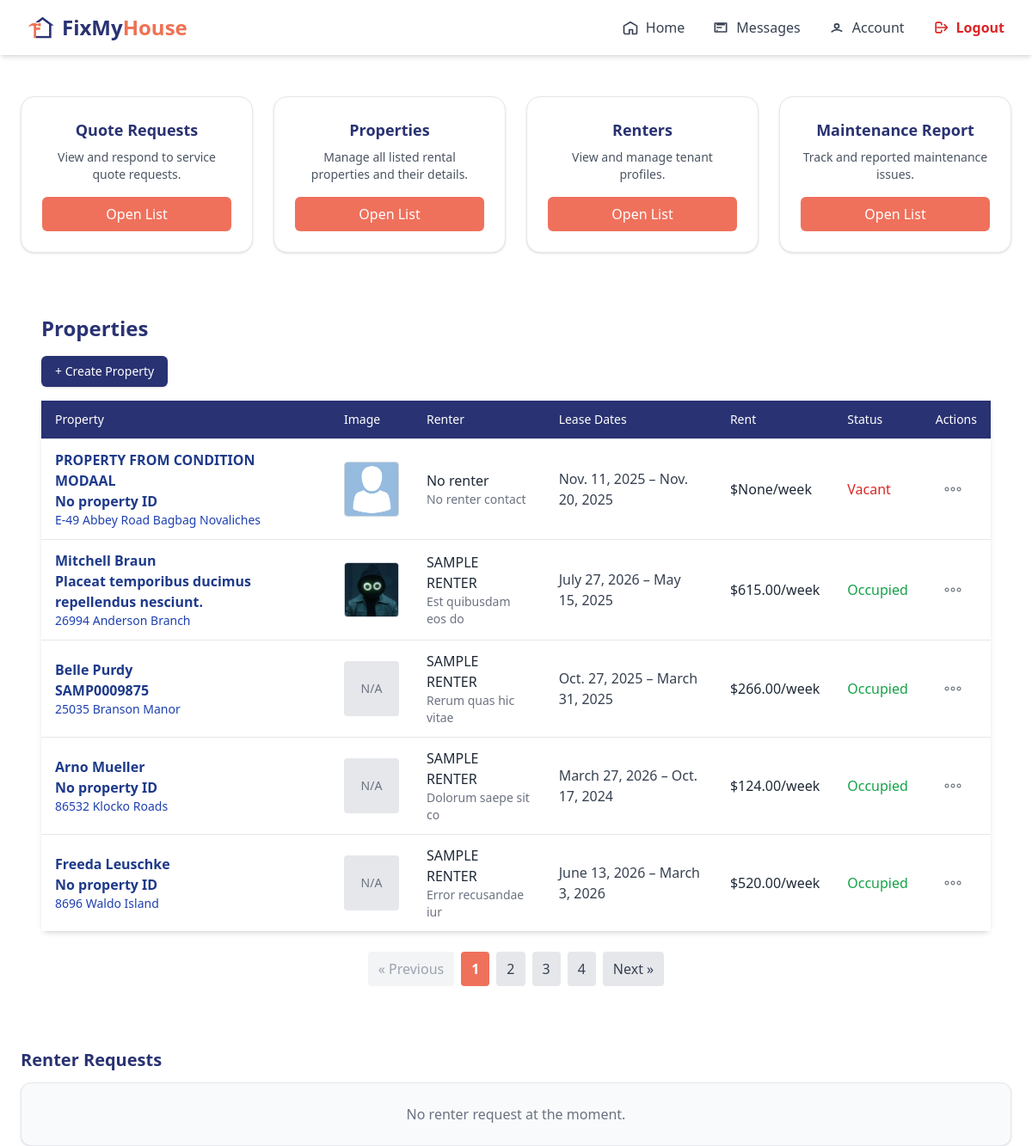
The app's page /agent/home/ (signed in, upper part), older data.
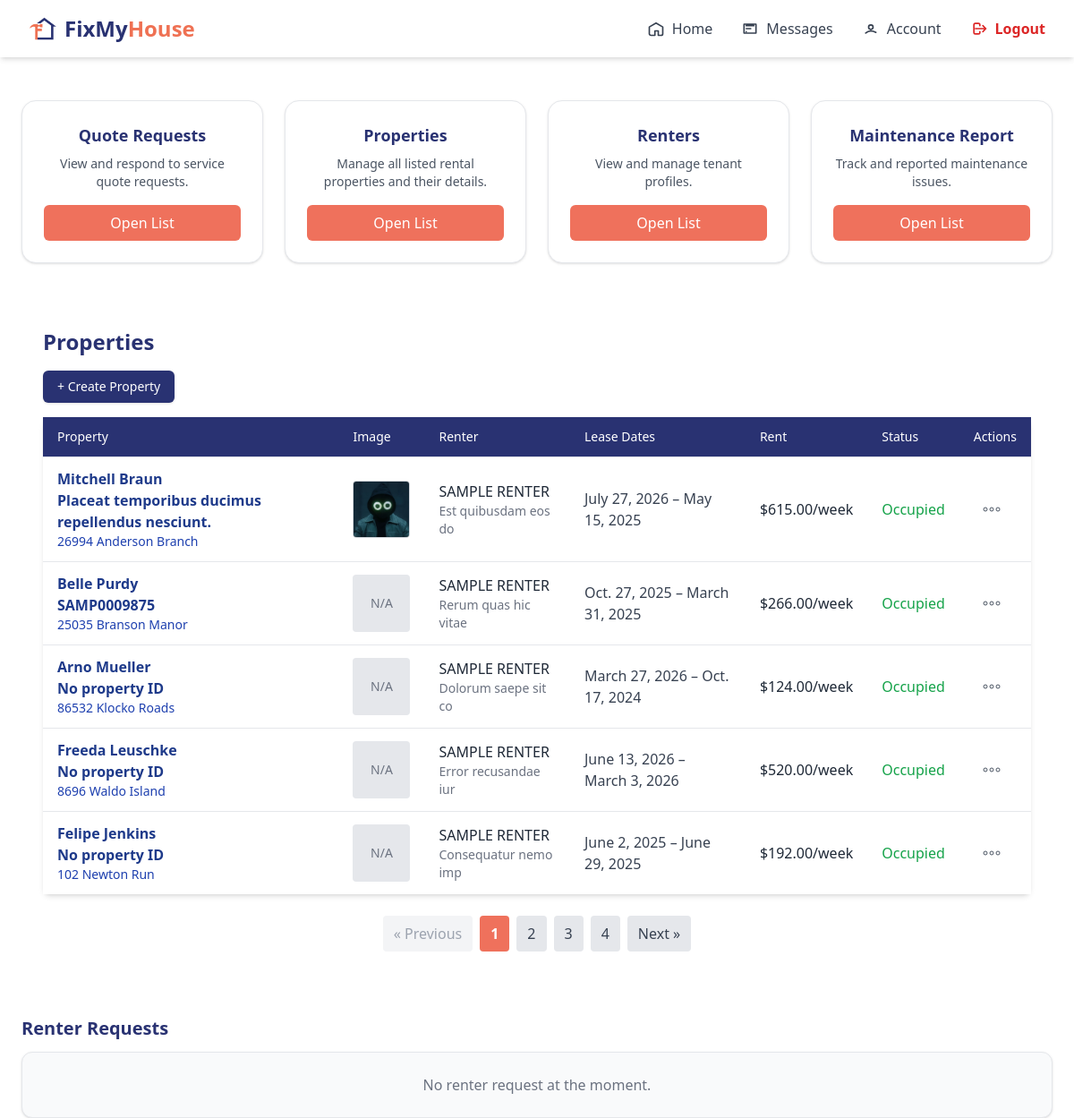
The same page, newer data.
### agent/models/propertyAgent.py (models this page shows, shortened)
class Property(models.Model):
    renter = models.ForeignKey(Renter, on_delete=models.SET_NULL, related_name='rent_property', null=True, blank=True)
    agent = models.ForeignKey(AgentRegister, on_delete=models.CASCADE, null=False, related_name='own_properties')
    property_id = models.CharField(max_length=100, blank=True, null=True)
    ref_number = models.CharField(max_length=100, blank=True, null=True)
    name = models.CharField(max_length=100, blank=True, null=True)
    floor_count = models.PositiveIntegerField(blank=True, null=True)
    state = models.CharField(max_length=100, blank=True, null=True)
    city = models.CharField(max_length=100, blank=True, null=True)
    address = models.TextField(blank=True, null=True)
    street = models.CharField(max_length=100, blank=True, null=True)
    house_number = models.CharField(max_length=20, blank=True, null=True)
    renter_name = models.CharField(max_length=100, blank=True, null=True)
    renter_contact = models.CharField(max_length=20, blank=True, null=True)
    key_number = models.CharField(max_length=20, blank=True, null=True)
    rent = models.DecimalField(max_digits=10, decimal_places=2, blank=True, null=True)
    postal_code = models.CharField(max_length=20, blank=True, null=True)
    created_at = models.DateTimeField(auto_now_add=True, blank=True, null=True)
    updated_at = models.DateTimeField(auto_now=True, blank=True, null=True)
    property_photo = models.ImageField(upload_to='property_photos/', blank=True, null=True)
    condition_report = models.ImageField(upload_to='condition_reports/', blank=True, null=True)
    lease_start = models.DateField()
    lease_end = models.DateField()
    is_active = models.BooleanField(null=True, blank=True, default=True)
    STATUS_CHOICES = [
        ('occupied', 'Occupied'),
        ('vacant', 'Vacant'),
    ]
    status = models.CharField(max_length=10, choices=STATUS_CHOICES, default='vacant')
    property_manager = models.ForeignKey(
        AgentRegister,
        on_delete=models.SET_NULL,
        null=True,
        blank=True,
        related_name="properties"
    )

### renter/models/renter.py (models this page shows)
class Renter(models.Model):
    user = models.OneToOneField(User, on_delete=models.CASCADE,null=True)
    name = models.CharField(max_length=255)
    email = models.EmailField(unique=True)
    phone = models.CharField(max_length=20)
    password = models.CharField(max_length=128)  # store hashed password (later)
    gender = models.CharField(max_length=10, blank=True, null=True)
    date_of_birth = models.DateField(blank=True, null=True)
    company_name = models.CharField(max_length=255, blank=True, null=True)
    contact_person = models.CharField(max_length=255, blank=True, null=True)
    contact_person_email = models.EmailField(blank=True, null=True)
    contact_phone = models.CharField(max_length=20, blank=True, null=True)
    state = models.CharField(max_length=100, blank=True, null=True)
    city = models.CharField(max_length=100, blank=True, null=True)
    zip_code = models.CharField(max_length=20, blank=True, null=True)
    company_address_line1 = models.CharField(max_length=255, blank=True, null=True)
    company_address_line2 = models.CharField(max_length=255, blank=True, null=True)
    company_postal_code = models.CharField(max_length=20, blank=True, null=True)
    upload_option = models.CharField(max_length=50, blank=True, null=True)  # 'manual' or 'report'
    property_image = models.ImageField(upload_to='property_images/', blank=True, null=True)
    floor_count = models.PositiveIntegerField(blank=True, null=True)
    room_count = models.PositiveIntegerField(blank=True, null=True)
    rooms = models.JSONField(blank=True, null=True)  # example: [{"type": "Bedroom"}, {"type": "Kitchen"}]
    address_line1 = models.CharField(max_length=255, blank=True, null=True)
    address_line2 = models.CharField(max_length=255, blank=True, null=True)
    house_state = models.CharField(max_length=100, blank=True, null=True)
    house_city = models.CharField(max_length=100, blank=True, null=True)
    house_zip = models.CharField(max_length=20, blank=True, null=True)
    profile_picture = models.ImageField(
        upload_to='profile_pics/', blank=True, null=True
    )
    def __str__(self):
        return self.name

### agent/views/agentHome.py (the view, shortened to what this page needs)
# urls.py: path('home/', AgentHomeView.as_view(), name='home_agent'),
@method_decorator([login_required, agent_required], name='dispatch')
class AgentHomeView(TemplateView):
    template_name = 'pages/homeAgent.html'
    success_url = reverse_lazy("home_agent")
    def get_context_data(self, **kwargs):
        context = super().get_context_data(**kwargs)
        agent = AgentRegister.objects.get(user=self.request.user)
        properties_list = Property.objects.filter(is_active=True).order_by('-created_at')
        properties_portfolio_list = Property.objects.filter(
            is_active=True,
            property_manager=agent  #
        ).order_by('-created_at')
        paginator = Paginator(properties_list, 5)  # Show 10 properties per page
        page_number = self.request.GET.get('page')
        page_obj = paginator.get_page(page_number)
        portfolio_paginator = Paginator(properties_portfolio_list, 10)
        portfolio_page_number = self.request.GET.get('portfolio_page')
        portfolio_page_obj = portfolio_paginator.get_page(portfolio_page_number)
        context['properties'] = page_obj
        context['page_obj'] = page_obj  # For pagination controls
        context['properties_portfolio'] = portfolio_page_obj
        context['portfolio_page_obj'] = portfolio_page_obj  # For portfolio pagination controls
        agent = AgentRegister.objects.get(user=self.request.user)
        context['to_quote_urgent'] = Jobs.objects.filter(agent=agent, status='quoted', priority=True).count()
        context['to_quote_non_urgent'] = Jobs.objects.filter(agent=agent, status='quoted', priority=False).count()
        context['pending_urgent'] = Jobs.objects.filter(agent=agent, status='confirmed', priority=True).count()
        context['pending_non_urgent'] = Jobs.objects.filter(agent=agent, status='confirmed', priority=False).count()
        context['approved_urgent'] = Jobs.objects.filter(agent=agent, status='approved', priority=True).count()
        context['approved_non_urgent'] = Jobs.objects.filter(agent=agent, status='approved', priority=False).count()
        context['today_urgent'] = Jobs.objects.filter(agent=agent, scheduled_at=timezone.now().date(), priority=True).count()
        context['today_non_urgent'] = Jobs.objects.filter(agent=agent, scheduled_at=timezone.now().date(), priority=False).count()
        context['renter_requests'] = RequestReport.objects.filter(agent=agent).order_by('-date_requested')
        context['respond_form'] = RespondRequestForm()
        context['property_managers'] = AgentRegister.objects.filter(is_property_manager=True)
        context['add_manager_form'] = PropertyManagerForm()
        return context

### trader/context_processors.py (called while the page is built)
def notifications_context(request):
    if request.user.is_authenticated:
        unread_qs = get_unread_notifications(request.user)
        return {
            "unread_count": unread_qs.count(),
            "unread_notifications": unread_qs[:5],  # show latest 5
        }
    return {}

### trader/views/traderNotification.py (called while the page is built)
def get_unread_notifications(user):
    try:
        return TraderNotification.objects.filter(
            trader_id__user=user,
            seen=False
        ).order_by("-created_at")
    except Exception as e:
        logger.error(f"Error fetching notifications! {e}")
        return TraderNotification.objects.none()

### agent/templates/pages/homeAgent.html (shortened to what the changed rows need)
{% extends "baseAgent.html" %}
{% load widget_tweaks %}
{% block content %}
{% include 'components/home/navigatorBaseAgent.html' %}
<main class="max-w-7xl mx-auto px-6 py-8 space-y-10 w-full">
  <section class="grid grid-cols-2 gap-4 sm:grid-cols-2 lg:grid-cols-4 lg:gap-6 mt-4">
    <div class="flex flex-col text-center border border-gray-200 bg-white rounded-2xl p-6 shadow hover:shadow-md transition">
      <h2 class="font-bold text-lg mb-2 text-[#293272]">
        <a href="{% url 'maintenance_request_list' %}">Quote Requests</a>
      </h2>
    </div>
    <div class="flex flex-col text-center border border-gray-200 bg-white rounded-2xl p-6 shadow hover:shadow-md transition">
      <h2 class="font-bold text-lg mb-2 text-[#293272]">
        <a href="{% url 'quote_list' %}?status=pending">Properties</a>
      </h2>
    </div>
    <div class="flex flex-col text-center border border-gray-200 bg-white rounded-2xl p-6 shadow hover:shadow-md transition">
      <h2 class="font-bold text-lg mb-2 text-[#293272]">
        <a href="{% url 'job_list' %}?status=scheduled">Renters</a>
      </h2>
    </div>
    <div class="flex flex-col text-center border border-gray-200 bg-white rounded-2xl p-6 shadow hover:shadow-md transition">
      <h2 class="font-bold text-lg mb-2 text-[#293272]">
        <a href="{% url 'job_list' %}?status=approved">Maintenance Report</a>
      </h2>
    </div>
  </section>
  <div class="max-w-7xl mx-auto px-6 py-8 overflow-x-auto">
      <h2 class="text-2xl font-bold mb-4 text-[#293272]">Properties</h2>
      <div class="bg-white shadow-md rounded-lg overflow-x-auto sm:overflow-visible relative">
        <table class="min-w-full table-auto sm:table divide-y divide-gray-200">
          <thead class="bg-[#293272] text-white hidden sm:table-header-group">
            <tr>
              <th class="px-4 py-3 text-left text-sm font-medium">Property</th>
              <th class="px-4 py-3 text-left text-sm font-medium">Image</th>
              <th class="px-4 py-3 text-left text-sm font-medium">Renter</th>
              <th class="px-4 py-3 text-left text-sm font-medium">Lease Dates</th>
              <th class="px-4 py-3 text-left text-sm font-medium">Rent</th>
              <th class="px-4 py-3 text-left text-sm font-medium">Status</th>
              <th class="px-4 py-3 text-left text-sm font-medium">Actions</th>
            </tr>
          </thead>
          <tbody class="sm:divide-y sm:divide-gray-200">
            {% for property in properties %}
              <tr
                class="block relative sm:table-row bg-white border border-gray-200 sm:border-0 rounded-xl sm:rounded-none shadow-sm sm:shadow-none my-4 sm:my-0 px-4 py-4 sm:px-0 sm:py-0">
                <td class="block sm:table-cell sm:px-4 sm:py-3 mb-3 sm:mb-0">
                  <div class="font-semibold text-blue-900">{{ property.name|default:"No name available" }}</div>
                  <div class="font-semibold text-blue-900">{{ property.property_id|default:"No property ID" }}</div>
                  <div class="text-sm text-blue-800">{{ property.address|default:"No addess provided" }}</div>
                </td>
                <td class="block sm:table-cell sm:px-4 sm:py-3 mb-3 sm:mb-0">
                  {% if property.property_photo %}
                  <img src="{{ property.property_photo.url }}" alt="{{ property.name }}"
                    class="w-16 h-16 rounded object-cover border border-gray-300" />
                  {% else %}
                  <div class="w-16 h-16 rounded bg-gray-200 flex items-center justify-center text-gray-500 text-sm">N/A</div>
                  {% endif %}
                </td>
                <td class="block sm:table-cell sm:px-4 sm:py-3 mb-3 sm:mb-0">
                  <div class="text-gray-800">{{ property.renter|default:"No renter" }}</div>
                  <div class="text-sm text-gray-500">{{ property.renter_contact|default:"No renter contact" }}</div>
                </td>
                <td class="block sm:table-cell sm:px-4 sm:py-3 mb-3 sm:mb-0">
                  <div class="text-gray-700">{{ property.lease_start }} – {{ property.lease_end }}</div>
                </td>
                <td class="block sm:table-cell sm:px-4 sm:py-3 mb-3 sm:mb-0">
                  <div class="text-gray-800 font-medium">${{ property.rent }}/week</div>
                </td>
                <td class="block sm:table-cell sm:px-4 sm:py-3 mb-3 sm:mb-0">
                  <span
                    class="{% if property.status == 'occupied' %}text-green-600{% else %}text-red-600{% endif %} font-medium">
                    {{ property.status|title }}
                  </span>
                </td>
                <td class="block sm:table-cell sm:px-4 sm:py-3">
                  <div x-data="{ open: false }" class="relative inline-block text-left">
                    <button @click="open = !open" @click.away="open = false"
                      class="p-2 rounded-full hover:bg-gray-100 focus:outline-none focus:ring" aria-label="Actions">
                      <svg class="w-6 h-6 text-gray-600" fill="none" stroke="currentColor" viewBox="0 0 24 24">
                        <circle cx="5" cy="12" r="2" />
                        <circle cx="12" cy="12" r="2" />
                        <circle cx="19" cy="12" r="2" />
                      </svg>
                    </button>
                  </div>
                </td>
              </tr>
            {% empty %}
              <tr>
                <td colspan="7" class="text-center py-6 text-gray-500">No properties available.</td>
              </tr>
            {% endfor %}
          </tbody>
        </table>
      </div>
      {% if page_obj.has_other_pages %}
        <div class="pagination flex justify-center items-center mt-6 space-x-2">
          {% if page_obj.has_previous %}
            <a href="?page={{ page_obj.previous_page_number }}"
              class="px-3 py-2 bg-gray-200 text-gray-700 rounded hover:bg-gray-300 transition"
              onclick="saveScrollPosition()">
                &laquo; Previous
            </a>
          {% else %}
            <span class="px-3 py-2 bg-gray-100 text-gray-400 rounded cursor-not-allowed">
                &laquo; Previous
            </span>
          {% endif %}
          {% for num in page_obj.paginator.page_range %}
            {% if page_obj.number == num %}
              <span class="px-3 py-2 bg-[#EF715C] text-white rounded font-semibold">
                  {{ num }}
              </span>
              {% else %}
                <a href="?page={{ num }}"
                  class="px-3 py-2 bg-gray-200 text-gray-700 rounded hover:bg-gray-300 transition"
                  onclick="saveScrollPosition()">
                    {{ num }}
              </a>
            {% endif %}
          {% endfor %}
          {% if page_obj.has_next %}
            <a href="?page={{ page_obj.next_page_number }}"
              class="px-3 py-2 bg-gray-200 text-gray-700 rounded hover:bg-gray-300 transition"
              onclick="saveScrollPosition()">
                Next &raquo;
            </a>
          {% else %}
            <span class="px-3 py-2 bg-gray-100 text-gray-400 rounded cursor-not-allowed">
                Next &raquo;
            </span>
          {% endif %}
        </div>
      {% endif %}
  </div>
  <section>
    <h2 class="text-[#293272] font-bold text-xl mb-3">Renter Requests</h2>
  </section>
</main>
{% endblock %}

Row changes from the older to the newer data that the page shows:
removed Property: name "PROPERTY FROM CONDITION MODAAL", property_id "No property ID", address "E-49 Abbey Road Bagbag Novaliches", property_photo (placeholder picture), renter "No renter", renter_contact "No renter contact", lease_start "Nov. 11, 2025", lease_end "Nov. 20, 2025", rent "None", status "Vacant"
now on this page (row unchanged): Property: name "Felipe Jenkins", property_id "No property ID", address "102 Newton Run", property_photo "N/A", renter "SAMPLE RENTER", renter_contact "Consequatur nemo imp", lease_start "June 2, 2025", lease_end "June 29, 2025", rent "192.00", status "Occupied"
